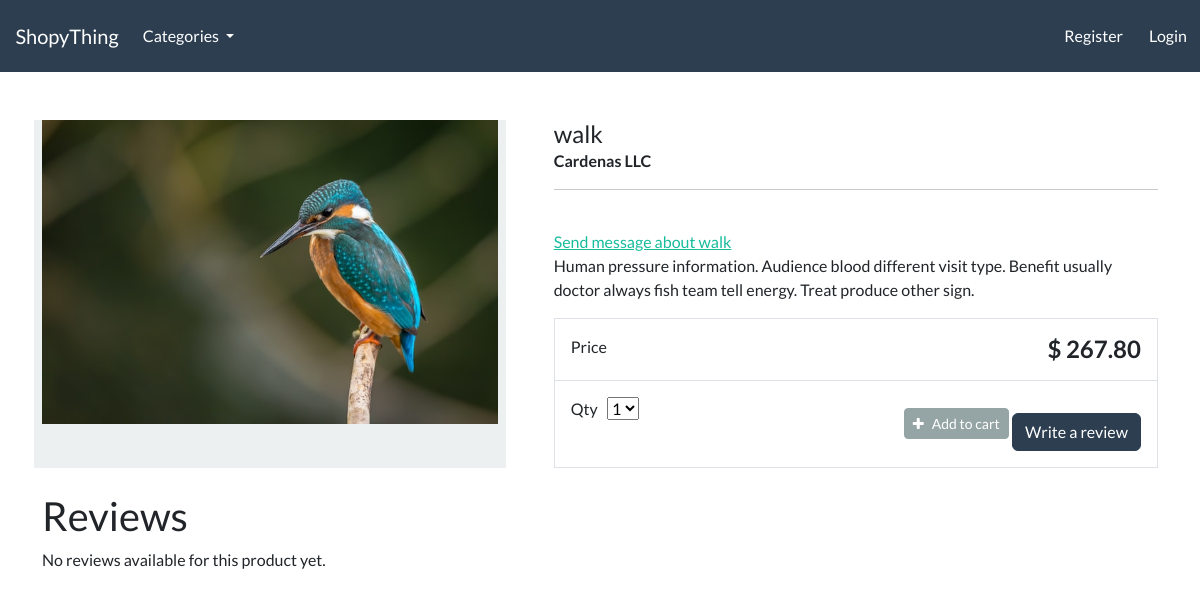
Screenshot of /product/walk/ with the database file from the repository.
### store/models.py (models this page shows, shortened)
class Product(models.Model):
    category = models.ForeignKey(Category, related_name='product', on_delete=models.CASCADE, null=True)
    title = models.CharField(max_length=250)
    brand = models.CharField(max_length=250, default='un-branded')
    description = models.TextField(blank=True)
    slug = models.SlugField(max_length=255)
    price = models.DecimalField(max_digits=9, decimal_places=2)
    user = models.ForeignKey(User, max_length=10, on_delete=models.CASCADE, null=True)
    class Meta:
        verbose_name_plural = 'products'

### store/views.py (the view)
# urls.py: path('product/<slug:product_slug>/', views.product_info, name='product-info'),
def product_info(request, product_slug):
    product = get_object_or_404(Product, slug=product_slug)
    reviews = ProductReview.objects.filter(product=product)
    context = {'product': product, 'reviews': reviews}
    return render(request, 'store/product-info.html', context)

### cart/context_processors.py (called while the page is built)
def cart(request):
    return {'cart': Cart(request)}

### store/models.py (called while the page is built)
    def get_absolute_url(self):
        return reverse('list-category', args=[self.slug])

### store/views.py (called while the page is built)
def categories(request):
    categories = Category.objects.all()
    return {'categories': categories}

### store/templates/store/product-info.html (shortened to what this page needs)
{% extends "./base.html" %}
{% load static %}
{% block content %}
<div class="container">
    <main class="pt-5">
        <div class="row g-3">
            <div class="col-md-5 col-lg-5 order-md-first bg-light">
                {% if product.images.all %}
                {% for image in product.images.all %}
                <p> There are images</p>
                    <img class="img-fluid" alt="Responsive image" src="{{ image.image.url }}">
                {% endfor %}
            {% else %}
                <img class="img-fluid" alt="Responsive image" src="{% static 'placeholder.jpg' %}">
            {% endif %}
            </div>
            <div class="col-md-7 col-lg-7 ps-md-3 ps-lg-5">
                <h1 class="mb-0 h4"> {{ product.title }}  </h1>
                <strong> {{ product.brand }} </strong>
                <hr>
                <br>
                <a href="{% url 'create-message' product_slug=product.slug %}">Send message about {{ product.title }}</a>
                <p> {{ product.description }} </p>
                <div class="border">
                    <div class="col border-bottom">
                        <div class="row p-3">
                            <div class="col-6"> Price </div>
                            <div class="col-6 text-end"><span class="h4 fw-bold">$ {{ product.price }} </span></div>
                        </div>
                    </div>
                    <div class="col">
                        <div class="row p-3">
                            <div class="col-6">
                                <label for="select">Qty</label>
                                <select id="select">
                                    <option value="1">1</option>
                                </select>
                            </div>
                            <div class="col-6 text-end">
                                <button type="button" id="add-button" value="{{product.id}}" class="btn btn-secondary btn-sm">
                                    <i class="fa fa-plus" aria-hidden="true"></i> &nbsp; Add to cart
                                </button>
                                <a href="{% url 'product-review' product_id=product.id %}" class="btn btn-primary mt-3">Write a review</a>
                            </div>
                        </div>
                    </div>
                </div>
            </div>
        </div>
    </main>
    <br>
    <h2>Reviews</h2>
    {% if reviews %}
        <ul>
            {% for review in product.reviews.all %}
            <div>
                <p>Rating: {{ review.rating }}</p>
                <p>Content: {{ review.content }}</p>
                {% if user.is_authenticated and review.author == user %}
                <a href="{% url 'edit-review' review_id=review.pk %}" class="btn btn-primary">Edit Review</a>
                {% endif %}
            </div>
            {% endfor %}
        </ul>
    {% else %}
        <p>No reviews available for this product yet.</p>
    {% endif %}
</div>
{% endblock %}

### rows the page displays
Product: title "walk", brand "Cardenas LLC", description "Human pressure information. Audience blood different visit type. Benefit usually doctor always fish team tell energy. Treat produce other sign.", price "267.80"
